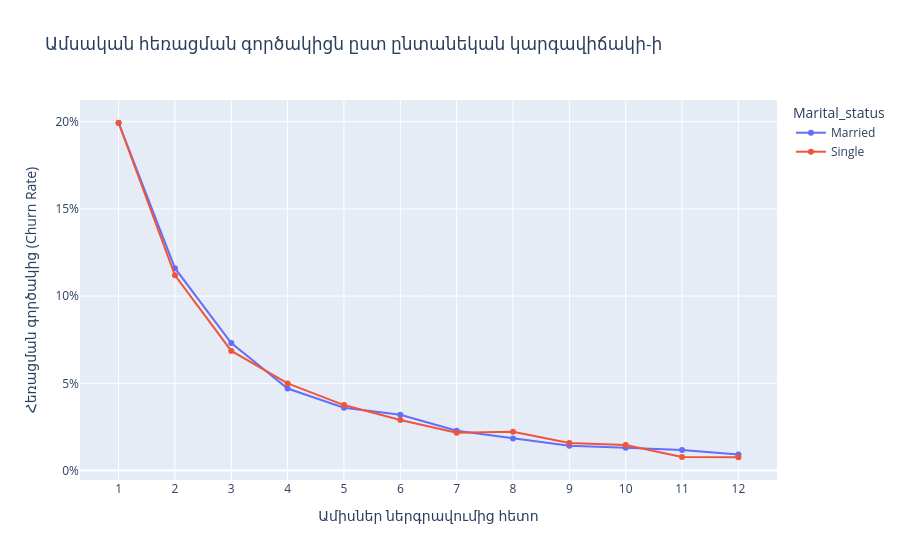

The notebook cell saved with this chart:
### Markdown cell above
#### Marital Status

### Code cell
plot_churn_by_feature('marital_status', 'ընտանեկան կարգավիճակի')

### Figure 1 — Plotly figure (JSON) as saved in the notebook; plotly's stock layout.template omitted (floating-point values rounded to 4 significant figures)
{"data": [{"hovertemplate": "Marital_status=Married<br>Ամիսներ ներգրավումից հետո=%{x}<br>Հեռացման գործակից (Churn Rate)=%{y}<extra></extra>", "legendgroup": "Married", "line": {"color": "#636efa", "dash": "solid"}, "marker": {"symbol": "circle"}, "mode": "lines+markers", "name": "Married", "orientation": "v", "showlegend": true, "type": "scatter", "x": [1.0, 2.0, 3.0, 4.0, 5.0, 6.0, 7.0, 8.0, 9.0, 10.0, 11.0, 12.0], "xaxis": "x", "y": [0.1993, 0.116, 0.07307, 0.04702, 0.03603, 0.03196, 0.0228, 0.01832, 0.01425, 0.01303, 0.01181, 0.009159], "yaxis": "y"}, {"hovertemplate": "Marital_status=Single<br>Ամիսներ ներգրավումից հետո=%{x}<br>Հեռացման գործակից (Churn Rate)=%{y}<extra></extra>", "legendgroup": "Single", "line": {"color": "#EF553B", "dash": "solid"}, "marker": {"symbol": "circle"}, "mode": "lines+markers", "name": "Single", "orientation": "v", "showlegend": true, "type": "scatter", "x": [1.0, 2.0, 3.0, 4.0, 5.0, 6.0, 7.0, 8.0, 9.0, 10.0, 11.0, 12.0], "xaxis": "x", "y": [0.1994, 0.1119, 0.06858, 0.04995, 0.03753, 0.02893, 0.02173, 0.02229, 0.0158, 0.01467, 0.007761, 0.00762], "yaxis": "y"}], "layout": {"hovermode": "x unified", "legend": {"title": {"text": "Marital_status"}, "tracegroupgap": 0}, "title": {"text": "Ամսական հեռացման գործակիցն ըստ ընտանեկան կարգավիճակի-ի"}, "xaxis": {"anchor": "y", "domain": [0, 1], "dtick": 1, "title": {"text": "Ամիսներ ներգրավումից հետո"}}, "yaxis": {"anchor": "x", "domain": [0, 1], "tickformat": ".0%", "title": {"text": "Հեռացման գործակից (Churn Rate)"}}}}
